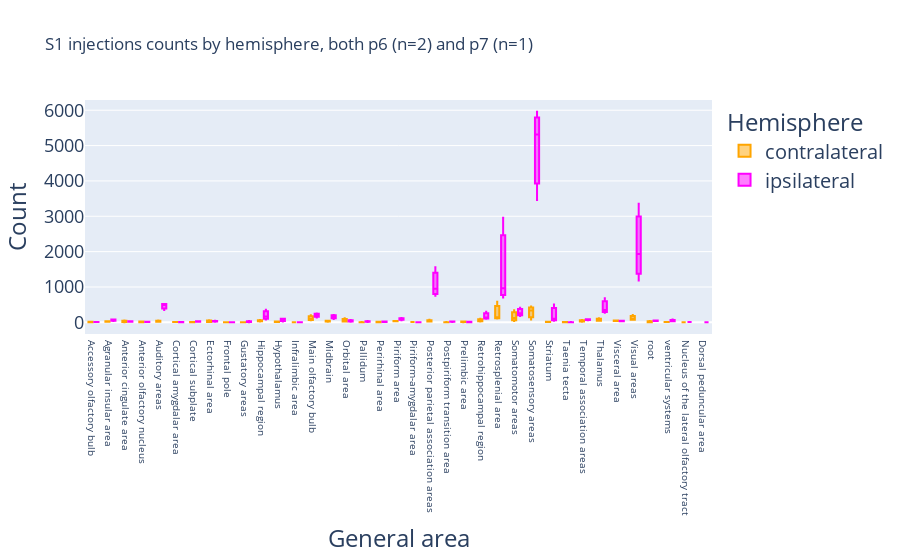

Here is the notebook cell this chart was saved with:
### Code cell
plot_count(
    df_grouped,
    "S1 injections counts by hemisphere, both p6 (n=2) and p7 (n=1)",
    area_order_count,
)

### Figure 1 — Plotly figure (JSON) as saved in the notebook; plotly's stock layout.template omitted (floating-point values rounded to 4 significant figures)
{"data": [{"alignmentgroup": "True", "hovertemplate": "Hemisphere=contralateral<br>General area=%{x}<br>Count=%{y}<extra></extra>", "legendgroup": "contralateral", "marker": {"color": "orange"}, "name": "contralateral", "notched": false, "offsetgroup": "contralateral", "orientation": "v", "showlegend": true, "type": "box", "x": ["Accessory olfactory bulb", "Agranular insular area", "Anterior cingulate area", "Anterior olfactory nucleus", "Auditory areas", "Cortical amygdalar area", "Cortical subplate", "Ectorhinal area", "Frontal pole", "Gustatory areas", "Hippocampal region", "Hypothalamus", "Infralimbic area", "Main olfactory bulb", "Midbrain", "Orbital area", "Pallidum", "Perirhinal area", "Piriform area", "Piriform-amygdalar area", "Posterior parietal association areas", "Postpiriform transition area", "Prelimbic area", "Retrohippocampal region", "Retrosplenial area", "Somatomotor areas", "Somatosensory areas", "Striatum", "Taenia tecta", "Temporal association areas", "Thalamus", "Visceral area", "Visual areas", "root", "ventricular systems", "Accessory olfactory bulb", "Agranular insular area", "Anterior cingulate area", "Anterior olfactory nucleus", "Auditory areas", "Cortical subplate", "Ectorhinal area", "Frontal pole", "Gustatory areas", "Hippocampal region", "Hypothalamus", "Infralimbic area", "Main olfactory bulb", "Midbrain", "Nucleus of the lateral olfactory tract", "Orbital area", "Pallidum", "Perirhinal area", "Piriform area", "Posterior parietal association areas", "Postpiriform transition area", "Prelimbic area", "Retrohippocampal region", "Retrosplenial area", "Somatomotor areas", "Somatosensory areas", "Striatum", "Taenia tecta", "Temporal association areas", "Thalamus", "Visceral area", "Visual areas", "root", "ventricular systems", "Accessory olfactory bulb", "Agranular insular area", "Anterior cingulate area", "Anterior olfactory nucleus", "Auditory areas", "Cortical amygdalar area", "Cortical subplate", "Ectorhinal area", "Frontal pole", "Gustatory areas", "Hippocampal region", "Hypothalamus", "Main olfactory bulb", "Midbrain", "Orbital area", "Pallidum", "Perirhinal area", "Piriform area", "Posterior parietal association areas", "Postpiriform transition area", "Prelimbic area", "Retrohippocampal region", "Retrosplenial area", "Somatomotor areas", "Somatosensory areas", "Striatum", "Temporal association areas", "Thalamus", "Visceral area", "Visual areas", "root", "ventricular systems"], "x0": " ", "xaxis": "x", "y": [18, 21, 37, 24, 25, 12, 8, 6, 2, 4, 66, 15, 2, 202, 44, 22, 6, 5, 34, 6, 24, 1, 21, 26, 108, 126, 337, 13, 7, 16, 46, 40, 85, 36, 8, 8, 19, 52, 11, 53, 4, 29, 5, 2, 27, 12, 2, 88, 16, 2, 116, 2, 5, 31, 71, 2, 25, 102, 579, 340, 447, 15, 4, 65, 118, 54, 209, 3, 7, 1, 30, 5, 3, 18, 8, 12, 61, 3, 1, 40, 25, 58, 38, 29, 2, 19, 36, 25, 7, 1, 53, 125, 40, 80, 6, 44, 50, 39, 71, 3, 6], "y0": " ", "yaxis": "y"}, {"alignmentgroup": "True", "hovertemplate": "Hemisphere=ipsilateral<br>General area=%{x}<br>Count=%{y}<extra></extra>", "legendgroup": "ipsilateral", "marker": {"color": "magenta"}, "name": "ipsilateral", "notched": false, "offsetgroup": "ipsilateral", "orientation": "v", "showlegend": true, "type": "box", "x": ["Accessory olfactory bulb", "Agranular insular area", "Anterior cingulate area", "Anterior olfactory nucleus", "Auditory areas", "Cortical amygdalar area", "Cortical subplate", "Ectorhinal area", "Frontal pole", "Gustatory areas", "Hippocampal region", "Hypothalamus", "Infralimbic area", "Main olfactory bulb", "Midbrain", "Orbital area", "Pallidum", "Perirhinal area", "Piriform area", "Piriform-amygdalar area", "Posterior parietal association areas", "Postpiriform transition area", "Prelimbic area", "Retrohippocampal region", "Retrosplenial area", "Somatomotor areas", "Somatosensory areas", "Striatum", "Taenia tecta", "Temporal association areas", "Thalamus", "Visceral area", "Visual areas", "root", "ventricular systems", "Accessory olfactory bulb", "Agranular insular area", "Anterior cingulate area", "Anterior olfactory nucleus", "Auditory areas", "Cortical amygdalar area", "Cortical subplate", "Dorsal peduncular area", "Ectorhinal area", "Frontal pole", "Gustatory areas", "Hippocampal region", "Hypothalamus", "Infralimbic area", "Main olfactory bulb", "Midbrain", "Orbital area", "Pallidum", "Perirhinal area", "Piriform area", "Piriform-amygdalar area", "Posterior parietal association areas", "Postpiriform transition area", "Prelimbic area", "Retrohippocampal region", "Retrosplenial area", "Somatomotor areas", "Somatosensory areas", "Striatum", "Taenia tecta", "Temporal association areas", "Thalamus", "Visceral area", "Visual areas", "root", "ventricular systems", "Accessory olfactory bulb", "Agranular insular area", "Anterior cingulate area", "Anterior olfactory nucleus", "Auditory areas", "Cortical amygdalar area", "Cortical subplate", "Ectorhinal area", "Frontal pole", "Gustatory areas", "Hippocampal region", "Hypothalamus", "Infralimbic area", "Main olfactory bulb", "Midbrain", "Nucleus of the lateral olfactory tract", "Orbital area", "Pallidum", "Perirhinal area", "Piriform area", "Piriform-amygdalar area", "Posterior parietal association areas", "Postpiriform transition area", "Prelimbic area", "Retrohippocampal region", "Retrosplenial area", "Somatomotor areas", "Somatosensory areas", "Striatum", "Taenia tecta", "Temporal association areas", "Thalamus", "Visceral area", "Visual areas", "root", "ventricular systems"], "x0": " ", "xaxis": "x", "y": [8, 80, 21, 14, 350, 7, 17, 19, 2, 37, 167, 104, 2, 252, 205, 21, 20, 9, 110, 5, 754, 12, 8, 103, 706, 258, 5315, 44, 6, 59, 273, 46, 1186, 41, 40, 9, 69, 34, 11, 505, 3, 16, 2, 42, 4, 18, 358, 25, 5, 138, 91, 68, 35, 22, 122, 4, 1556, 22, 16, 301, 2958, 413, 5958, 503, 3, 87, 680, 43, 3351, 55, 79, 10, 40, 19, 15, 522, 4, 31, 36, 2, 3, 77, 86, 2, 206, 178, 6, 20, 12, 23, 61, 5, 952, 18, 4, 129, 965, 182, 3461, 102, 3, 90, 352, 29, 1933, 35, 29], "y0": " ", "yaxis": "y"}], "layout": {"boxmode": "group", "legend": {"font": {"size": 20}, "title": {"text": "Hemisphere"}, "tracegroupgap": 0}, "title": {"text": "S1 injections counts by hemisphere, both p6 (n=2) and p7 (n=1)"}, "xaxis": {"anchor": "y", "categoryarray": [], "categoryorder": "array", "domain": [0, 1], "tickfont": {"size": 10}, "title": {"font": {"size": 24}, "text": "General area"}}, "yaxis": {"anchor": "x", "domain": [0, 1], "tickfont": {"size": 18}, "title": {"font": {"size": 24}, "text": "Count"}}}}
